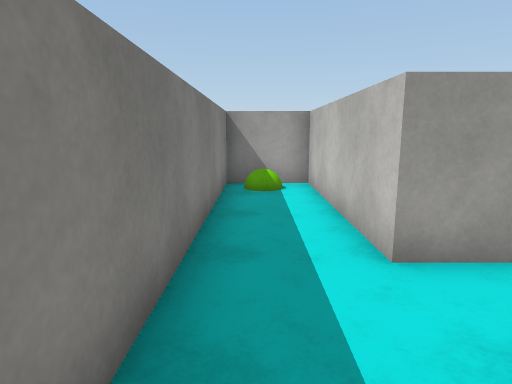
[1] (above)

12 first-person views from a walk through a scene from a Unity 3-D project. The camera is 1.4 m above the floor, tilts 10° down and sees 75° across. The floor is counted in squares, 1 m on a side. Each view is taken from the middle of a square. On the plan, view 1 faces up. The plan holds only what a view shows up to about 15 squares ahead; the rest is blank. The player character is not drawn. Surface patterns are stand-ins for the level's own textures.

[2]
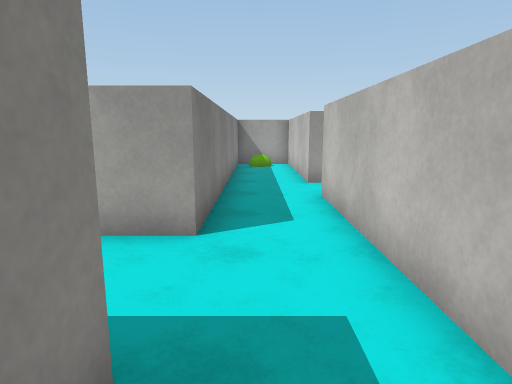

[3]
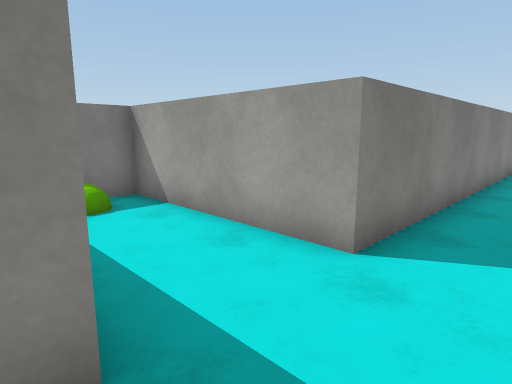

[4]
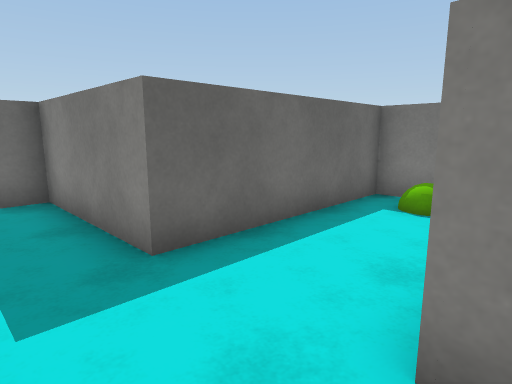

[5]
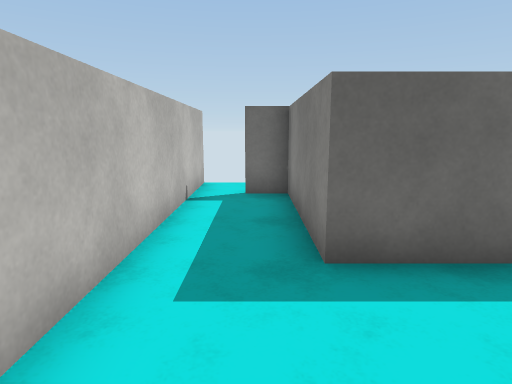

[6]
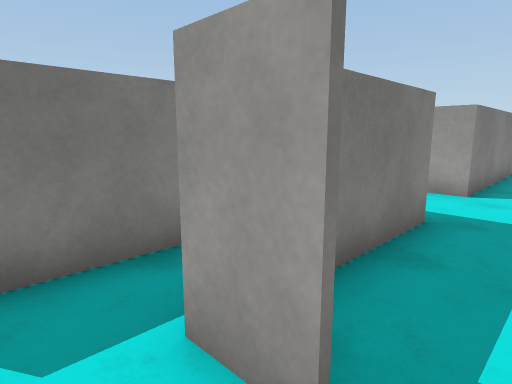

[7]
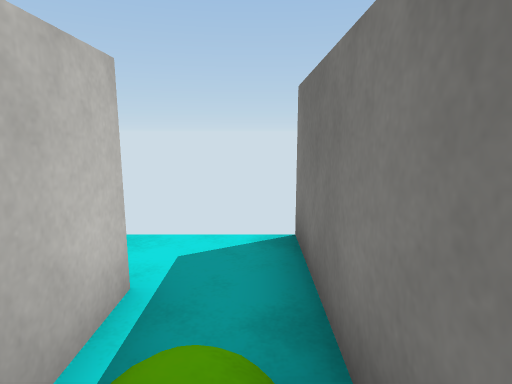

[8]
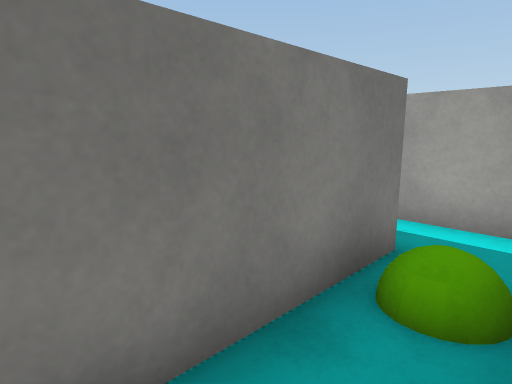

[9]
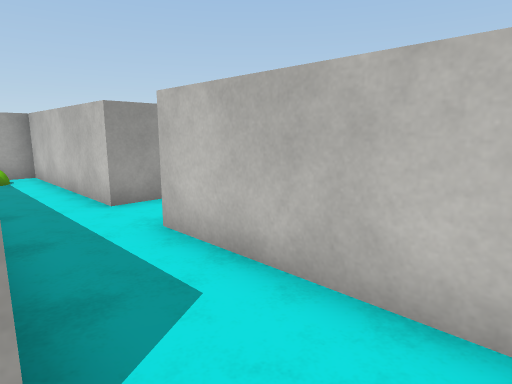

[10]
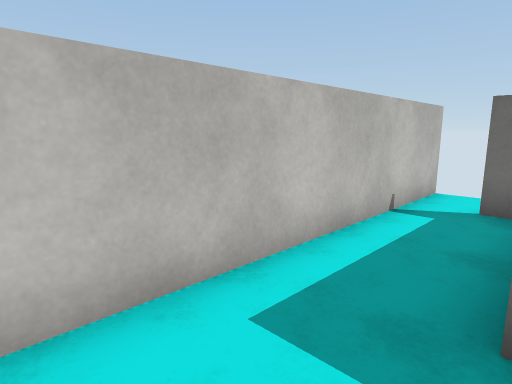

[11]
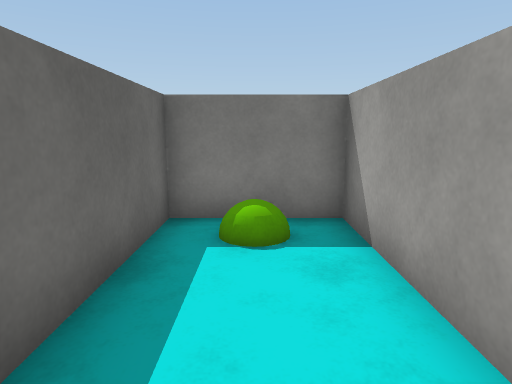

[12]
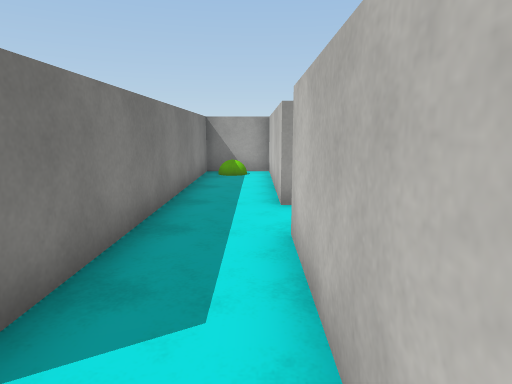

### Floor plan
Points are (right, up) in squares from view 1. A wall is a line through its corners. A room is listed if a view was taken in it or the views show most of it. See-through windows are left out.
Room 1 (views 1, 2, 3, 4, 5, 6, 9, 10, 11, 12)
walls: (-3.5, -4.4) (-0.8, -4.4) (-0.8, -8.7) (0.1, -8.7); (-5.4, -1.5) (-6.4, -1.5) (-6.4, -4.4) (-5.4, -4.4); (1.5, 3.5) (1.5, 9.4) (-0.8, 9.4) (-0.8, -1.5) (-3.5, -1.5); (1.5, -10.6) (1.5, 1.5)
ways out: opening at (-1, -9.5) to room 2; opening at (2, 2.5)
objects: green ball (-6, -3) to (-5, -3); green ball (0, 8) to (0, 9)
Room 2 (views 7, 8)
walls: (-2.5, -6) (-2.5, -10.5); (0.1, -8.8) (-0.9, -8.8) (-0.9, -7.2); (-1.6, -4.5) (-3.2, -4.5)
ways out: opening at (-1, -9.5) to room 1
objects: green ball (-2, -7)

Where each view was taken, in squares from view 1:
view 1: 0 up, 0 right, facing up
view 2: 6 down, 0 right, facing up
view 3: 5 down, 1 right, facing up-left
view 4: 1 down, 1 right, facing down-left
view 5: 1 down, 0 right, facing down
view 6: 10 down, 1 right, facing up-left
view 7: 6 down, 2 left, facing down
view 8: 10 down, 1 left, facing up-left
view 9: 3 down, 1 left, facing up-right
view 10: 2 down, 1 left, facing down-right
view 11: 3 down, 1 left, facing left
view 12: 3 down, 1 right, facing up
